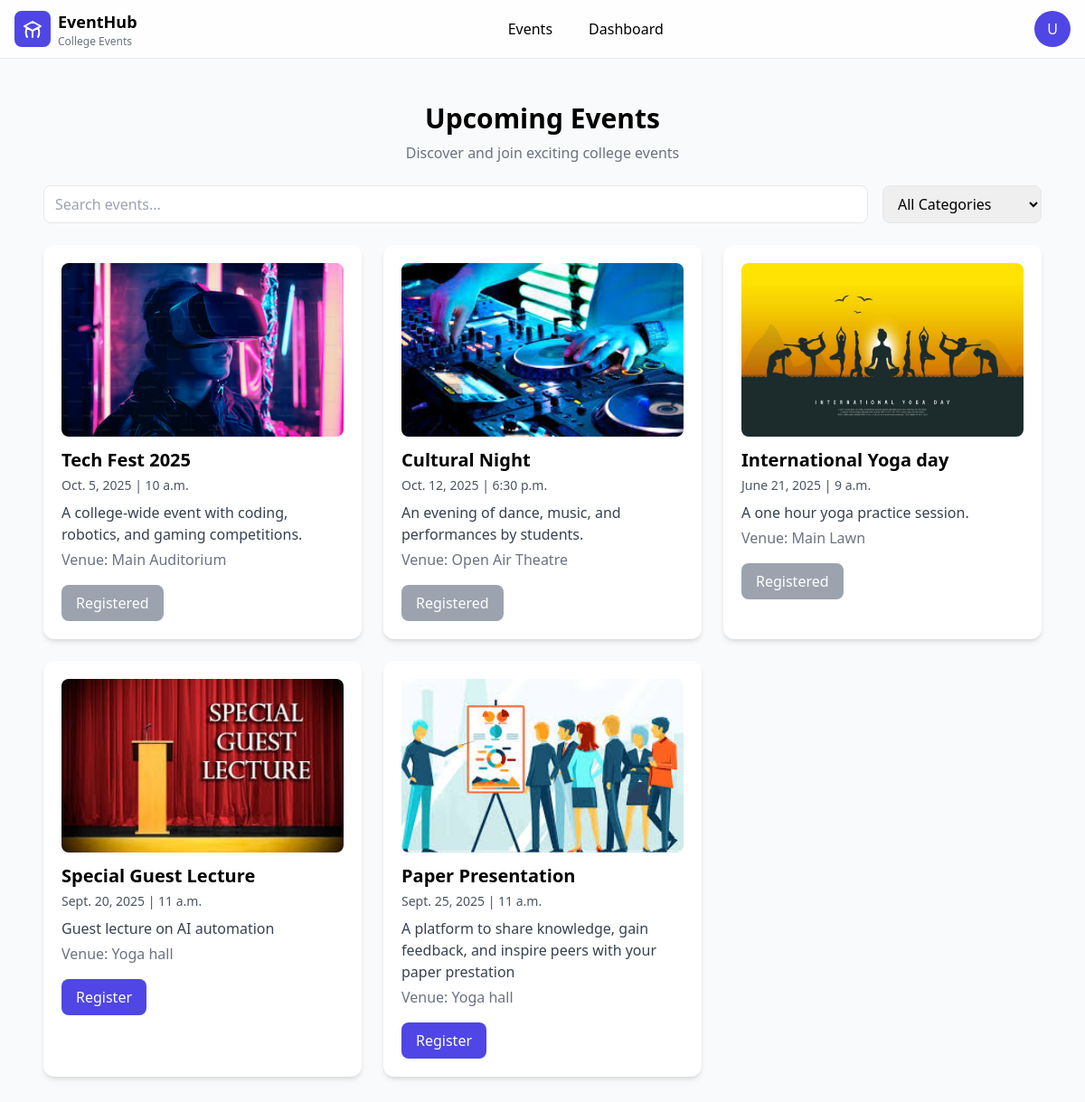
The app's page /event_list/ (signed in) with its own data.
### app1/models.py (models this page shows, shortened)
class Event(models.Model):
    title = models.CharField(max_length=200)
    description = models.TextField()
    date = models.DateField()
    location = models.CharField(max_length=200)
    time = models.TimeField(default="09:00")
    category = models.CharField(max_length=100, blank=True, null=True)
    max_participants = models.PositiveIntegerField(default=100)
    enrolled_count = models.PositiveIntegerField(default=0)
    image = models.ImageField(upload_to="event_images/", null=True, blank=True)
    venue = models.CharField(max_length=200, default="")   # ✅ new
    poster = models.ImageField(
         upload_to='posters/',                # folder inside media
        null=True, blank=True                 # allow empty posters
    )

### app1/views.py (the view, shortened to what this page needs)
# urls.py: path("event_list/", views.events_list_view, name="events"),
@login_required
def events_list_view(request):
    events = Event.objects.all()
    registered_event_ids = Enrollment.objects.filter(student=request.user).values_list('event_id', flat=True)
    context = {
        "events": events,
        "registered_event_ids": registered_event_ids,
    }
    return render(request, "event_list.html", context)

### frontend/templates/event_list.html (shortened to what this page needs)
{% extends "base.html" %}
{% block content %}
<div class="max-w-7xl mx-auto p-6 space-y-6">
  <div class="text-center space-y-2">
    <h1 class="text-3xl font-bold">Upcoming Events</h1>
    <p class="text-gray-500">Discover and join exciting college events</p>
  </div>
  <div class="flex flex-col sm:flex-row gap-4">
    <div class="relative flex-1">
      <input
        type="text"
        placeholder="Search events..."
        class="pl-3 w-full border rounded-lg px-3 py-2 focus:outline-none focus:ring-2 focus:ring-indigo-500"
      />
    </div>
    <div class="flex items-center gap-2">
      <select class="border rounded-lg px-3 py-2 w-44 focus:outline-none focus:ring-2 focus:ring-indigo-500">
        <option>All Categories</option>
      </select>
    </div>
  </div>
  <div class="grid grid-cols-1 md:grid-cols-2 lg:grid-cols-3 xl:grid-cols-4 gap-6 justify-items-center">
    {% for event in events %}
    <div x-data="{ open: false }" class="bg-white rounded-xl shadow-md p-5 w-full max-w-sm">
      {% if event.poster %}
        <img src="{{ event.poster.url }}" alt="{{ event.title }}" class="w-full h-48 object-cover rounded-lg mb-3 cursor-pointer" @click="open = true">
      {% elif event.title == "Techfest" %}
        <img src="/media/posters/techfest.png" alt="Techfest" class="w-full h-48 object-cover rounded-lg mb-3 cursor-pointer" @click="open = true">
      {% else %}
        <div class="w-full h-48 bg-gray-200 rounded-lg mb-3 flex items-center justify-center text-gray-400">
          No Image
        </div>
      {% endif %}
      <h2 class="text-xl font-semibold cursor-pointer" @click="open = true">{{ event.title }}</h2>
      <p class="text-gray-600 text-sm mt-1">{{ event.date }} | {{ event.time }}</p>
      <p class="text-gray-700 mt-2">{{ event.description }}</p>
      <p class="text-gray-500 mt-1">Venue: {{ event.venue }}</p>
      <form method="post" class="mt-4">
        {% if event.id in registered_event_ids %}
          <button disabled class="px-4 py-2 bg-gray-400 text-white rounded-lg cursor-not-allowed">Registered</button>
        {% else %}
          <button type="submit" class="px-4 py-2 bg-indigo-600 text-white rounded-lg hover:bg-indigo-700">Register</button>
        {% endif %}
      </form>
    </div>
    {% empty %}
      <p class="text-gray-500">No events available right now.</p>
    {% endfor %}
  </div>
</div>
{% endblock %}

### records on screen
Event: poster (picture), title "Tech Fest 2025", date "Oct. 5, 2025", time "10 a.m.", description "A college-wide event with coding, robotics, and gaming competitions.", venue "Main Auditorium", shows "Registered"
Event: poster (picture), title "Cultural Night", date "Oct. 12, 2025", time "6:30 p.m.", description "An evening of dance, music, and performances by students.", venue "Open Air Theatre", shows "Registered"
Event: poster (picture), title "International Yoga day", date "June 21, 2025", time "9 a.m.", description "A one hour yoga practice session.", venue "Main Lawn", shows "Registered"
Event: poster (picture), title "Special Guest Lecture", date "Sept. 20, 2025", time "11 a.m.", description "Guest lecture on AI automation", venue "Yoga hall", shows "Register"
Event: poster (picture), title "Paper Presentation", date "Sept. 25, 2025", time "11 a.m.", description "A platform to share knowledge, gain feedback, and inspire peers with your paper prestation", venue "Yoga hall", shows "Register"
